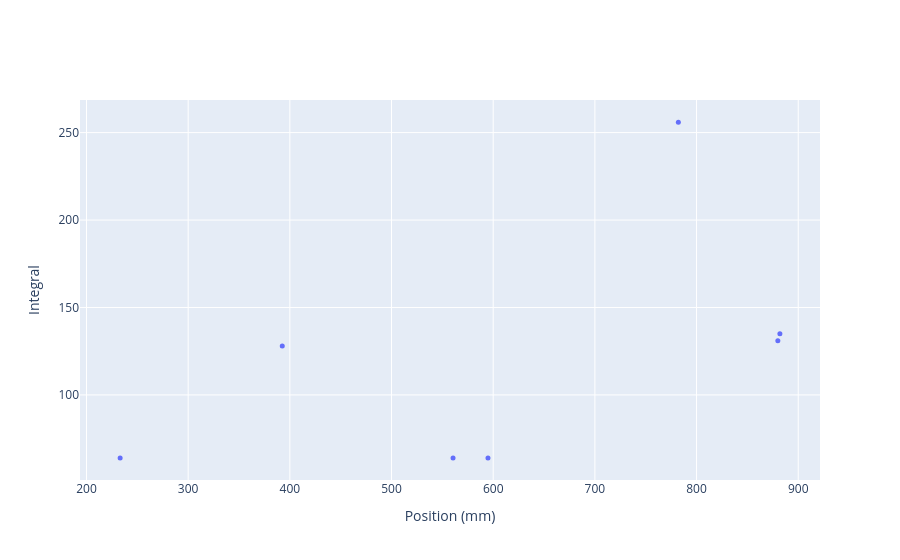

The cell this chart's notebook holds for it:
### Markdown cell above
There is still more you can look at however. You can even plot some interesting physics! Below is an example intended to try and plot a Bragg curve from the point cloud.

### Code cell
# Plot r-Charge projection
fig = go.Figure()
fig.add_trace(
    go.Scatter(x=np.linalg.norm(cloud.cloud[:, :3], axis=1), y=cloud.cloud[:, 4], mode="markers", marker={"size": 5})
)
fig.update_layout(
    xaxis_title="Position (mm)",
    yaxis_title="Integral"
)
fig.show()

### Figure 1 — Plotly figure (JSON) as saved in the notebook; plotly's stock layout.template omitted (floating-point values rounded to 4 significant figures)
{"data": [{"marker": {"size": 5}, "mode": "markers", "type": "scatter", "x": [879.9, 881.9, 560.5, 782.1, 233.1, 392.5, 594.9], "y": [131, 135, 64, 256, 64, 128, 64]}], "layout": {"autosize": true, "xaxis": {"autorange": true, "range": [195.1, 919.9], "title": {"text": "Position (mm)"}, "type": "linear"}, "yaxis": {"autorange": true, "range": [49.05, 270.9], "title": {"text": "Integral"}, "type": "linear"}}}
